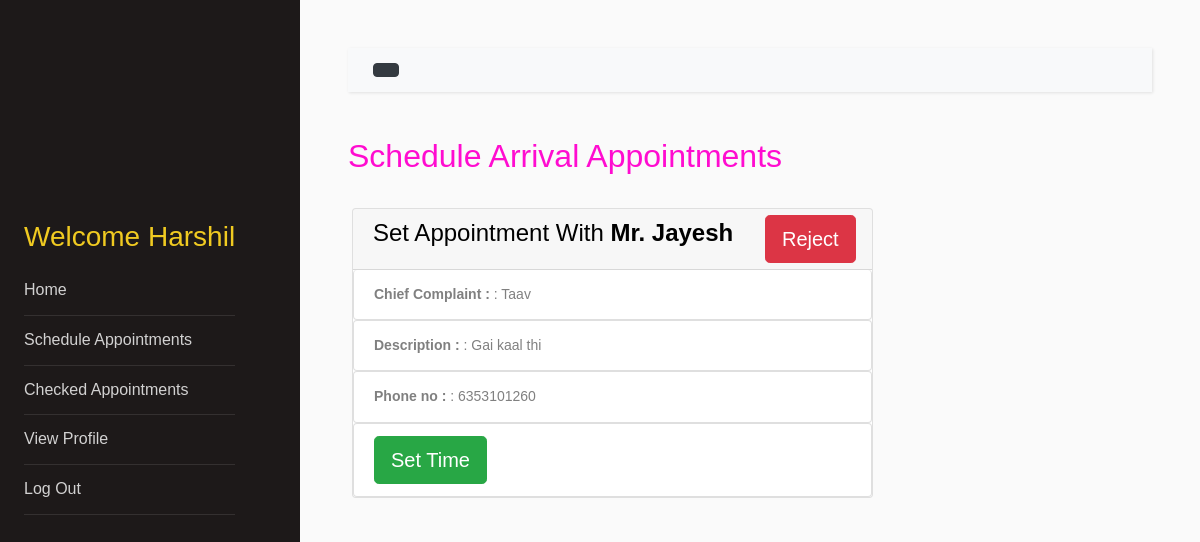
Page /doctor/scheduleappointments/ (signed in) on the committed database.
### doctor/models.py (models this page shows)
class Doctor(models.Model):
	email_id=models.CharField(primary_key=True,max_length=30)
	password=models.CharField(max_length=20)
	name=models.CharField(max_length=30)
	gender=models.CharField(max_length=7)
	img_url=models.CharField(max_length=50)
	typeofdoctor=models.CharField(max_length=20)
	degree=models.CharField(max_length=30)
	hospital_address=models.CharField(max_length=50)
	phoneno=models.IntegerField()
	birthdate=models.DateField('date of birth')

### patient/models.py (models this page shows)
class PatientComplaint(models.Model):
	case_id=models.AutoField(primary_key=True)
	p_email=models.ForeignKey(Patient,on_delete=models.CASCADE)
	d_email=models.ForeignKey(Doctor,on_delete=models.CASCADE)
	chief_complaint=models.CharField(max_length=30)
	description=models.CharField(max_length=50)
	appointmentdate=models.DateTimeField(max_length=30)
	prescription=models.CharField(max_length=80)
	status=models.CharField(max_length=20)

class Patient(models.Model):
	email_id=models.EmailField(primary_key=True,max_length=30)
	password=models.CharField(max_length=20)
	name=models.CharField(max_length=30)
	gender=models.CharField(max_length=7)
	address=models.CharField(max_length=50)
	img_url=models.CharField(max_length=50)
	phoneno=models.IntegerField()
	birthdate=models.DateField('date of birth')

### doctor/views.py (the view)
# urls.py: path('scheduleappointments/',views.ScheduleAppointments.as_view(),name='scheduleappointments'),
class ScheduleAppointments(generic.ListView):
    template_name = 'doctor/view_scheduleappointments.html'
    context_object_name = 'patient_list'
    def get_queryset(self):
        email=self.request.session.get('email')
        return PatientComplaint.objects.filter(d_email=email,status='pending')

### doctor/context_processors.py (called while the page is built)
def getDoctorInfo(request):
	email=request.session.get('email')
	if(email is None):
		return {}
	try:
		d=Doctor.objects.get(email_id=email)
		return {'doctor_info':d}
	except Doctor.DoesNotExist:
		return {}

### patient/context_processors.py (called while the page is built)
def getPatientInfo(request):
	email=request.session.get('email')
	if(email is None):
		return {}
	try:
		p=Patient.objects.get(email_id=email)
		return {'patient_info':p}
	except Patient.DoesNotExist:
		return {}

### templates/doctor/view_scheduleappointments.html (shortened to what this page needs)
{%load static%}
<html lang="en">
    <head>
        <link rel="stylesheet" href="{% static 'css/bootstrap.min.css' %}">
        <link rel="stylesheet" href="{% static 'js/style.css'%}">
    </head>
    <body>
        {% include 'doctor/_header.html' %}
        <h2 class="mb-4" style="color: #ff0cd0">Schedule Arrival Appointments</h2>
        {%for appointment in patient_list%}
            <form action="{% url 'doctor:writeappointment' %}" method="POST">
                <div class="row" style="padding: 4px">
                    <div class="col-sm-8">
                        <div class="card" style="max-width:800px">
                            <div class="card-header" style="padding:6px 16px 6px 20px">
                                <h4>Set Appointment With
                                    <b>
                                        {%if appointment.p_email.gender == 'male'%}Mr. {%endif%}
                                        {{appointment.p_email.name}}
                                        <button type="submit" style="float: right" class="btn btn-lg btn-danger align-content-md-end" name="reject" value="hi">Reject</button>
                                    </b>
                                </h4>
                            </div>
                            <ul class="list-group">
                                <li class="list-group-item">
                                    <strong>Chief Complaint : </strong> : {{appointment.chief_complaint}}
                                </li>
                            </ul>
                            <ul class="list-group">
                                <li class="list-group-item">
                                    <strong>Description : </strong> : {{appointment.description}}
                                </li>
                            </ul>
                            <ul class="list-group">
                                <li class="list-group-item">
                                    <strong>Phone no : </strong> : {{appointment.p_email.phoneno}}
                                </li>
                            </ul>
                            <ul class="list-group">
                                <li class="list-group-item">
                                    <div class="row">
                                        <div class="col">
                                            <button id="setbutton{{forloop.counter}}" onclick="setAppointment({{forloop.counter}})" type="button" class="btn btn-lg btn-success" name="setbutton">Set Time</button>
                                        </div>
                                    </div>
                                </li>
                            </ul>
                        </div>
                    </div>
                </div>
            </form>
        {%endfor%}
        {% include 'doctor/_footer.html' %}
    </body>
</html>

### templates/doctor/_header.html (shortened to what this page needs)
{% load static %}
<div class="wrapper d-flex align-items-stretch">
    <nav id="sidebar">
        <div class="p-4 pt-5" style="position: fixed;">
            <a href="#" class="img logo rounded-circle mb-5"
            style="background-image: url({% static doctor_info.img_url %});"></a>
            <h3 style="color: #f0ca21">Welcome {{doctor_info.name.split.0}} </h3>
            <ul class="list-unstyled components mb-5">
                <li class="nav-item "><a href="{% url 'doctor:doctorhome'%}" class="">Home</a></li>
                <li class="nav-item"><a href="{% url 'doctor:scheduleappointments'%}">Schedule Appointments</a></li>
                <li class="nav-item"><a href="{% url 'doctor:checkedappointments'%}">Checked Appointments</a></li>
                <li class="nav-item"><a href="{% url 'doctor:doctorprofile'%}">View Profile</a></li>
                <li class="nav-item"><a href="{% url 'loginApp:logout'%}">Log Out</a></li>
            </ul>
        </div>
    </nav>
    <div id="content" class="p-4 p-md-5">
        <nav class="navbar navbar-expand-lg navbar-light bg-light">
            <div class="container-fluid">
                <button type="button" id="sidebarCollapse" class="btn btn-dark">
                </button>
            </div>
        </nav>

### rows in the picture
Doctor: name.split.0 "Harshil"
PatientComplaint: shows "Mr.", p_email.name "Jayesh", chief_complaint "Taav", description "Gai kaal thi", p_email.phoneno "6353101260"
